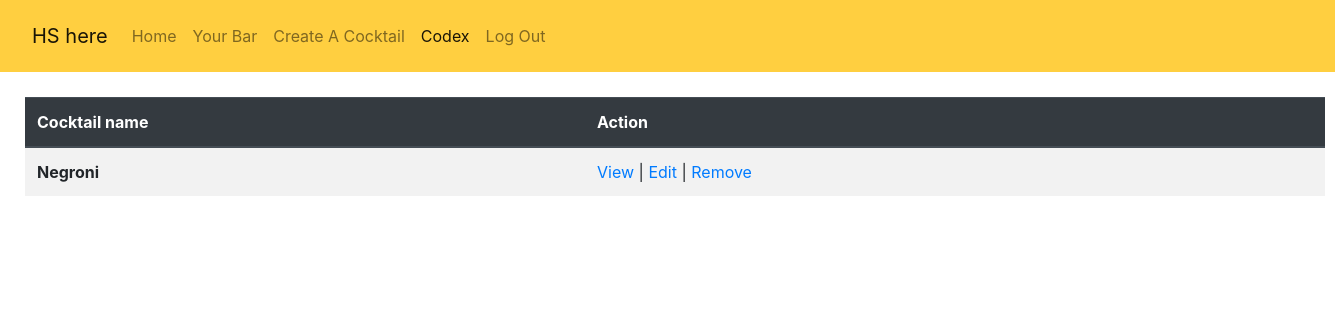
The app's page /codex (signed in), older data.
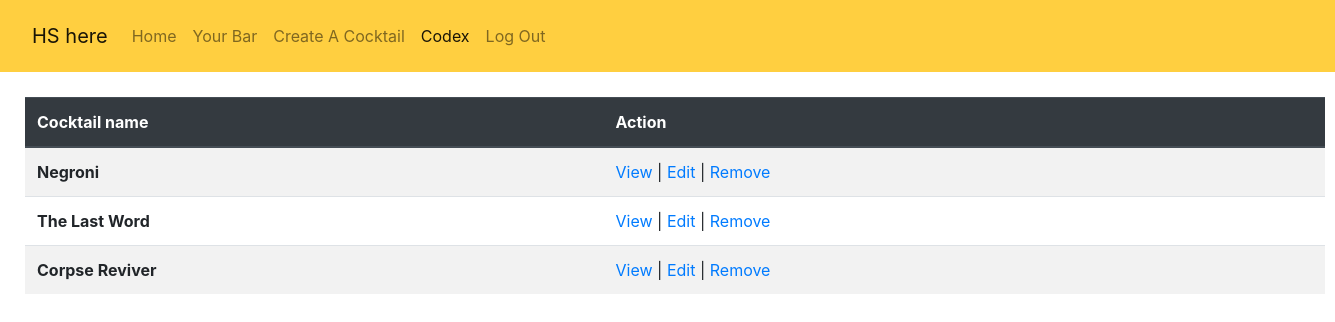
The same page, newer data.
### spirit_app/models.py (models this page shows)
class Cocktail(models.Model):
    name = models.CharField(max_length=255)
    desc = models.TextField()
    created_on = models.DateTimeField(auto_now_add=True)
    updated_on = models.DateTimeField(auto_now=True)
    objects = CocktailManager()

### spirit_app/views.py (the view)
# urls.py: path('codex', views.codex),
def codex(request):
    if 'user' not in request.session:
        return redirect('/')
    context={
        "cocktails" : Cocktail.objects.all()
    }
    return render(request, 'codex.html', context)

### spirit_app/templates/codex.html (shortened to what this page needs)
<!DOCTYPE html>
<html lang="en">
<head>
    <link rel="stylesheet" href="https://stackpath.bootstrapcdn.com/bootstrap/4.5.0/css/bootstrap.min.css">
    {% load static%}
    <link rel="stylesheet" href="{% static 'css/style.css'%}">
</head>
<body>
    <nav class="navbar navbar-expand-lg navbar-light" id="navigation">
        <div id="navigation" class="navbar navbar-expand-lg navbar-light">
            <a class="navbar-brand" href="/home">HS here</a>
            <div class="collapse navbar-collapse" id="navbarSupportedContent">
                <ul class="navbar-nav mr-auto">
                    <li class="nav-item">
                        <a class="nav-link" href="/home">Home</a>
                    </li>
                    <li class="nav-item">
                        <a class="nav-link" href="/your_bar">Your Bar</a>
                    </li>
                    <li class="nav-item">
                        <a class="nav-link" href="/create_cocktail">Create A Cocktail</a>
                    </li>
                    <li class="nav-item active">
                        <a class="nav-link" href="/codex">Codex <span class="sr-only">(current)</span></a>
                    </li>
                    <li class="nav-item">
                        <a class="nav-link" href="/log_out">Log Out</a>
                    </li>
                </ul>
            </div>
        </div>
    </nav>
    <div class="margin_these">
        <table class="table table-striped mx-auto" style="width: 1300px;">
            <thead class="thead-dark">
                <tr>
                    <th>Cocktail name</th>
                    <th>Action</th>
                </tr>
            </thead>
            <tbody>
            {% for cocktail in cocktails %}
                <tr>
                    <th scope="row">{{cocktail.name}}</th>
                    <td><a href="/view_cocktail/{{cocktail.id}}">View </a>|<a href="/edit_cocktail/{{cocktail.id}}"> Edit </a>|<a href="/remove_cocktail/{{cocktail.id}}"> Remove</a></td>
                </tr>
            {% endfor %}
            </tbody>
        </table>
    </div>
</body>
</html>

Row changes from the older to the newer data that the page shows:
added Cocktail: name "The Last Word"
added Cocktail: name "Corpse Reviver"
